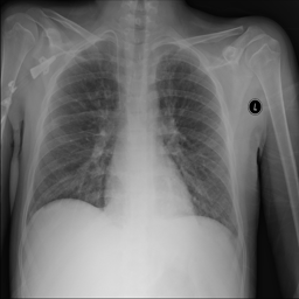
#> input picture data-covid/no/Normal-10029.png, 299 x 299 px; its folder holds 4 pictures in this run
$ jupyter execute --allow-errors covid.ipynb
#> lines starting #> are read from the running program, lines starting #| are printed output that depends on the picture; after the words box and inside, x2 and y2 are one past the last pixel; in counts of white or black regions, pixels touching at a corner belong together
[cell 1]
import cv2
import glob
import matplotlib.pyplot as plt
import imutils
import numpy as np
from sklearn.model_selection import train_test_split
from sklearn.svm import SVC
from sklearn.preprocessing import StandardScaler
from sklearn.metrics import accuracy_score, classification_report
from sklearn.decomposition import PCA, KernelPCA
from sklearn.ensemble import RandomForestClassifier

[cell 2]
data_no = 'data-covid/no/'
ext = ['png', 'jpg', 'gif']    # Add image formats here

files_no = []
[files_no.extend(glob.glob(data_no + '*.' + e)) for e in ext]

images_no = [cv2.imread(file) for file in files_no]
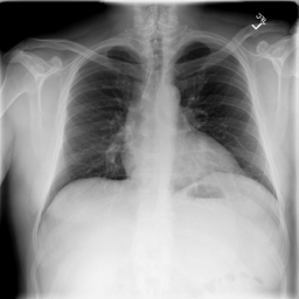
#> input picture data-covid/no/Normal-10104.png, 299 x 299 px
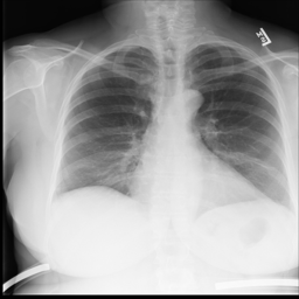
#> input picture data-covid/no/Normal-10124.png, 299 x 299 px
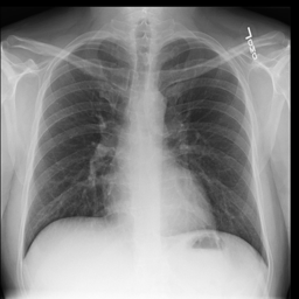
#> input picture data-covid/no/Normal-10142.png, 299 x 299 px
#> images_no = 4 items

[cell 3]
data_yes = 'data-covid/yes/'
ext = ['png', 'jpg', 'gif']    # Add image formats here

files_yes = []
[files_yes.extend(glob.glob(data_yes + '*.' + e)) for e in ext]

images_yes = [cv2.imread(file) for file in files_yes]

[cell 4]
print(len(images_no)+ len(images_yes))
#| 4

[cell 5]
def crop_brain(image):

    # Convert the image to grayscale, and blur it slightly
    gray = cv2.cvtColor(image, cv2.COLOR_BGR2GRAY)
    gray = cv2.GaussianBlur(gray, (5, 5), 0)

    thresh = cv2.threshold(gray, 45, 255, cv2.THRESH_BINARY)[1]
    thresh = cv2.erode(thresh, None, iterations=2)
    thresh = cv2.dilate(thresh, None, iterations=2)

    # Find contours in thresholded image, then grab the largest one
    cnts = cv2.findContours(thresh.copy(), cv2.RETR_EXTERNAL, cv2.CHAIN_APPROX_SIMPLE)
    cnts = imutils.grab_contours(cnts)
    c = max(cnts, key=cv2.contourArea)
    # extreme points
    extLeft = tuple(c[c[:, :, 0].argmin()][0])
    extRight = tuple(c[c[:, :, 0].argmax()][0])
    extTop = tuple(c[c[:, :, 1].argmin()][0])
    extBot = tuple(c[c[:, :, 1].argmax()][0])

    # crop new image out of the original image using the four extreme points (left, right, top, bottom)
    new_image = image[extTop[1]:extBot[1], extLeft[0]:extRight[0]]

    return new_image

[cell 6]
covid_imgs_croped_yes = []
covid_imgs_croped_no = []


for image in images_yes:
    x = crop_brain(image)
    x_resize = cv2.resize(x, (128, 128))
    gray = cv2.cvtColor(x_resize, cv2.COLOR_BGR2GRAY)
    covid_imgs_croped_yes.append(gray)


for image in images_no:
    x = crop_brain(image)
    x_resize = cv2.resize(x, (128, 128))
    gray = cv2.cvtColor(x_resize, cv2.COLOR_BGR2GRAY)
    covid_imgs_croped_no.append(gray)
#> this loop made 4 passes
#> (extLeft in crop_brain, extRight in crop_brain, extTop in crop_brain, extBot in crop_brain) on passes 1 to 4: ((0, 33), (298, 298), (97, 0), (13, 298)), ((0, 57), (298, 298), (100, 0), (19, 298)), ((2, 55), (298, 295), (115, 0), (19, 295)), ((0, 35), (290, 254), (97, 6), (4, 298))
#> pass 1, in crop_brain, `thresh = cv2.threshold(gray, 45, 255, cv2.THRESH_BINARY)[1]`:
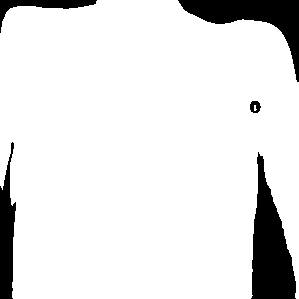
#> thresh: shape (299, 299); 89.6% white; 5 black regions, box (x1, y1, x2, y2) and area: (251, 152, 296, 299) 3784, (178, 0, 299, 82) 3033, (0, 142, 16, 299) 1609, (0, 0, 97, 33) 781, (250, 101, 261, 113) 94
#> pass 1, in crop_brain, `thresh = cv2.erode(thresh, None, iterations=2)`:
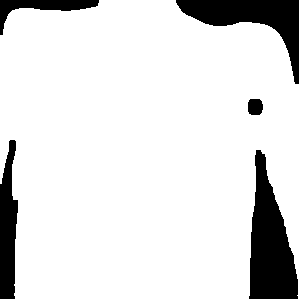
#> thresh: shape (299, 299); 87.4% white; 5 black regions, box (x1, y1, x2, y2) and area: (249, 150, 298, 299) 4482, (176, 0, 299, 84) 3461, (0, 140, 18, 299) 2093, (0, 0, 99, 35) 1057, (248, 99, 263, 115) 215
#> after the loop:
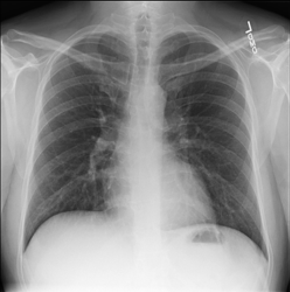
#> x: shape (292, 290, 3); min 1, max 251, mean 141.7
#> after the loop, covid_imgs_croped_no = 4 items

[cell 7]
y_yes = np.ones(len(covid_imgs_croped_yes), dtype="int8")
y_no = np.zeros(len(covid_imgs_croped_no), dtype="int8")
#> y_no = [0, 0, 0, 0]
